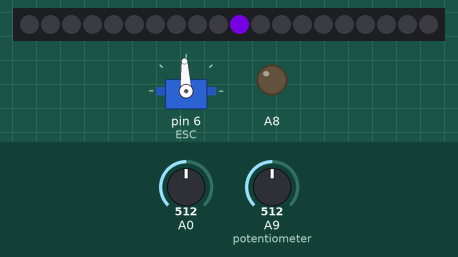
Bench run of a sketch on a simulated Teensy 4. Shown: servo, 20 RGB LEDs in strip order, left to right, output pins drawn as LEDs (lit = HIGH). The test bench sets the inputs (shaded band); at power-on: A9 (potentiometer) = 512, A0 = 512. Dim RGB values are drawn brighter than linear.

Above: at 1.2 s.
1.3 s: A9 (potentiometer) set to 716
At 2.0 s:
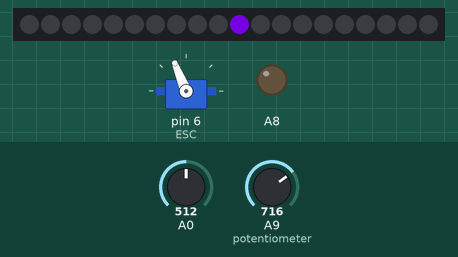
4.3 s: A9 (potentiometer) set to 810
At 5.5 s:
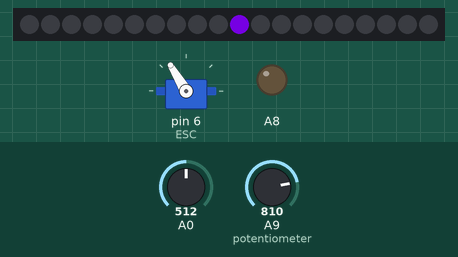
7.3 s: A9 (potentiometer) set to 1010
At 7.8 s:
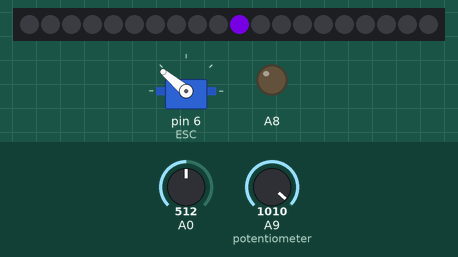
13.3 s: A9 (potentiometer) set to 306
At 13.6 s:
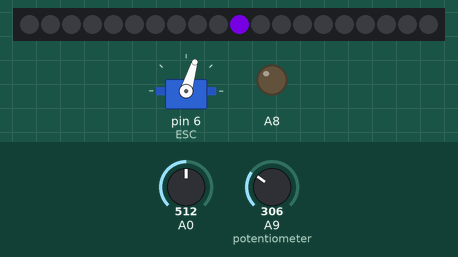
16.3 s: A9 (potentiometer) set to 122
At 17.2 s:
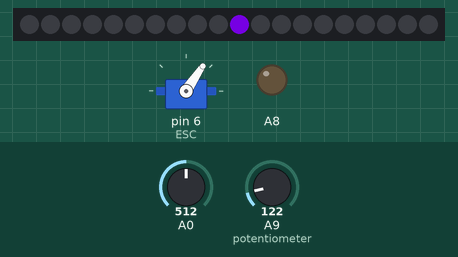
Timing chart, 0 to 19.3 s (numbered marks = the images above; inputs shaded):
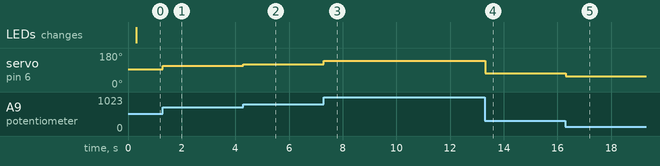

The sketch:

FastLED_Sun.ino
```cpp
#include "FastLED.h"
#include <Servo.h>

#define NUM_LEDS 20
#define DATA_PIN 4
#define CLOCK_PIN 5
#define BRIGHTNESS 255
CRGB leds[NUM_LEDS];

CRGBPalette16 currentPalette;
TBlendType currentBlending;

Servo ESC;  // create servo object to control a ESC

unsigned long RPMCount = 0;
bool trig = false;
unsigned long RPMTimer = 0;
unsigned int RPMInterval = 0;
double Frequency = 0.0;
unsigned int RPM = 0;
unsigned long LEDTimer = 0;
unsigned long MulTimer = 0;

int val;    // variable to read the value from the analog pin
int MultiplierCount = 20;

#define PROG_SIZE 100
uint8_t pattern[] = {
   1, 99, 99, 99, 99, 99, 99, 99, 99, 99,
  99,  1, 99, 99, 99, 99, 99, 99, 99, 99,
  99, 99,  1, 99, 99, 99, 99, 99, 99, 99,
  99, 99, 99,  1, 99, 99, 99, 99, 99, 99,
  99, 99, 99, 99,  1, 99, 99, 99, 99, 99,
  99, 99, 99, 99, 99,  1, 99, 99, 99, 99,
  99, 99, 99, 99, 99, 99,  1, 99, 99, 99,
  99, 99, 99, 99, 99, 99, 99,  1, 99, 99,
  99, 99, 99, 99, 99, 99, 99, 99,  1, 99,
  99, 99, 99, 99, 99, 99, 99, 99, 99,  1,
};

void setup()
{
  Serial.begin(57600);
  pinMode(14, INPUT);
  pinMode(22, OUTPUT);
  digitalWrite(22,LOW);
  FastLED.addLeds<APA102, DATA_PIN, CLOCK_PIN>(leds, NUM_LEDS);
  FastLED.clear();
  currentPalette = PartyColors_p;
  currentBlending = LINEARBLEND;

  ESC.attach(6);
}

void loop()
{
  val = analogRead(A9);            // reads the value of the potentiometer (value between 0 and 1023)
  val = map(val, 0, 1023, 1000, 2000);     // scale it to use it with the servo (value between 0 and 180)
  ESC.writeMicroseconds(val);                  // sets the servo position according to the scaled value

//  Serial.println(val);

  if(analogRead(A0) > 1000)
  {
    if(trig == false)
    {
      RPMInterval = micros() - RPMTimer;
      Frequency = 1.0/((RPMInterval*3)/1000000.0);
      RPM = Frequency * 60.0;
      RPMCount += 1;
      Serial.print(Frequency);
      Serial.print(", ");
      Serial.println(RPM);
      trig = true;
      RPMTimer = micros();
    }
  }
  else
    trig = false;

  if(micros() - LEDTimer > 800)
  {
    LEDTimer = micros();
    static uint8_t startIndex = 0;
    for (uint8_t i = 0; i < 10; ++i)
    {
      CRGB c;
      if (pattern[startIndex] == 99)
      {
        c = CRGB::Black;
      }
      else
      {
        c = ColorFromPalette(currentPalette, pattern[startIndex], BRIGHTNESS, currentBlending);
      }

      leds[19 - i] = c;
      startIndex += 1;
      if (startIndex == PROG_SIZE) startIndex = 0;
    }

    FastLED.show();
  }

  if(millis() - MulTimer > 200)
  {
    MulTimer = millis();
    MultiplierCount += 1;
    if(MultiplierCount > 200)
      MultiplierCount = 20;
  }
}
```

Measured:
- after the input at 1.3 s, servo on pin 6 (ESC): 93° → 112° at once
- after the input at 4.3 s, servo on pin 6 (ESC): 112° → 121° at once
- after the input at 7.3 s, servo on pin 6 (ESC): 121° → 140° at once
- after the input at 13.3 s, servo on pin 6 (ESC): 140° → 73° at once
- after the input at 16.3 s, servo on pin 6 (ESC): 73° → 56° at once
